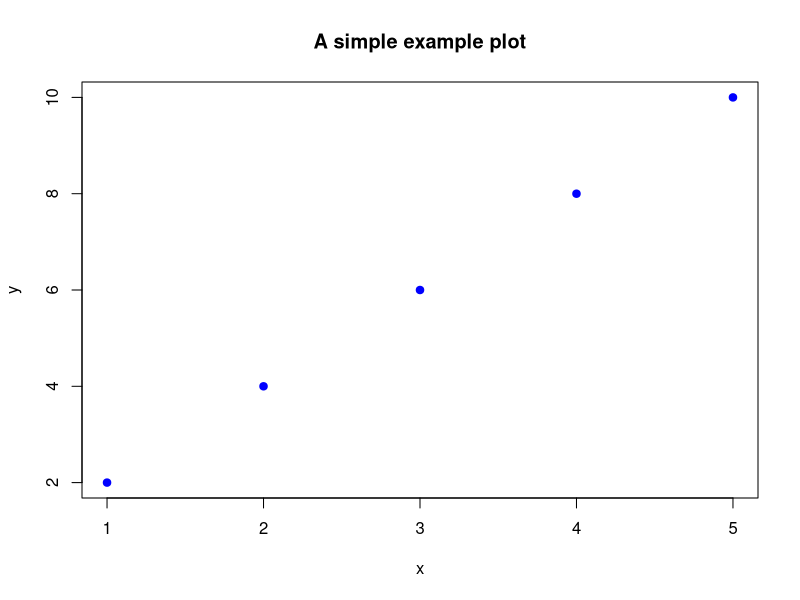

Here is the R script that generated this plot:
# create a hello world program in R

print("Hello, World!")

# make a small example plot

x <- c(1, 2, 3, 4, 5)
y <- c(2, 4, 6, 8, 10)

plot(x, y, main="A simple example plot", xlab="x", ylab="y", pch=19, col="blue")

